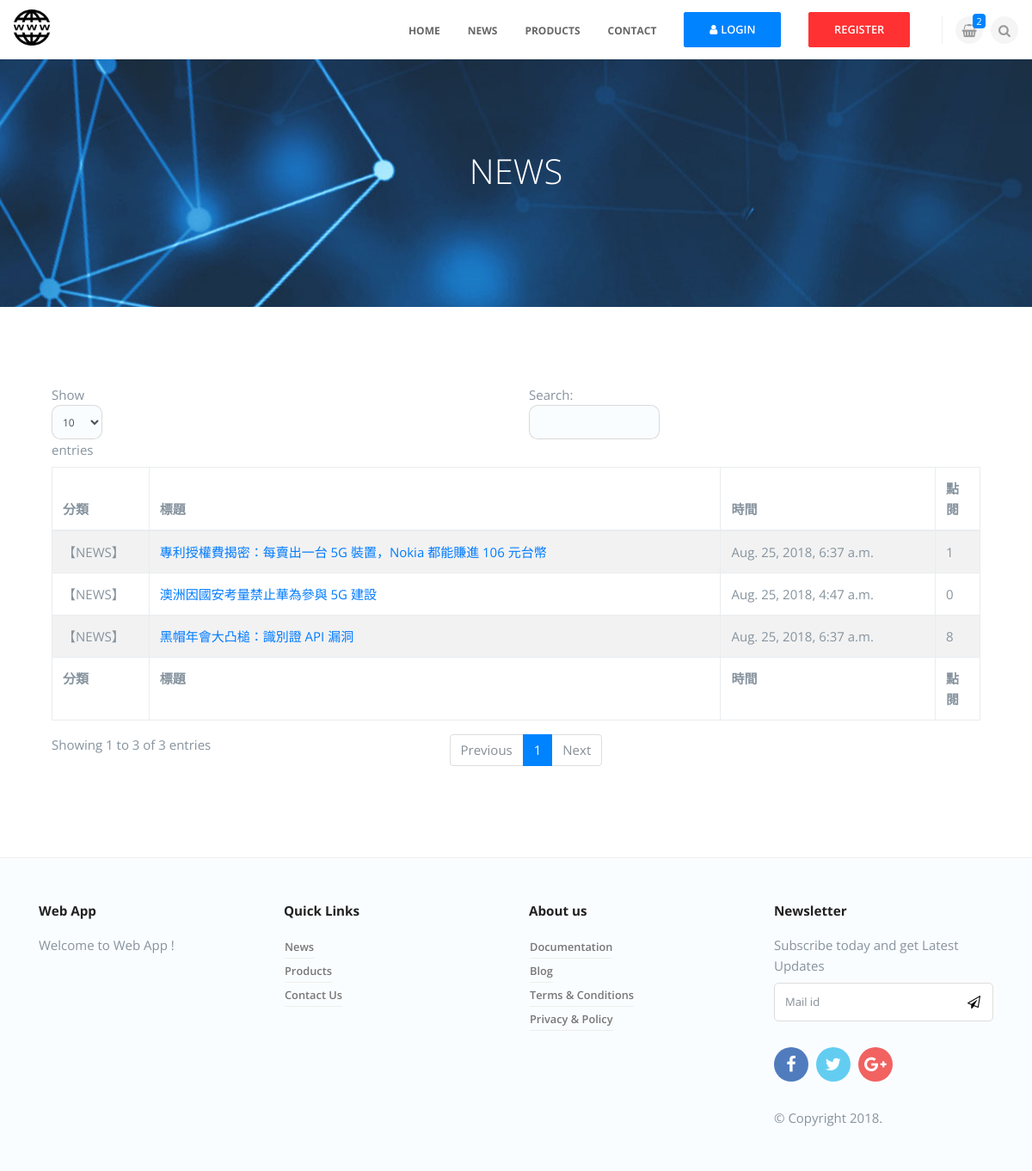
The app's page /, older data.
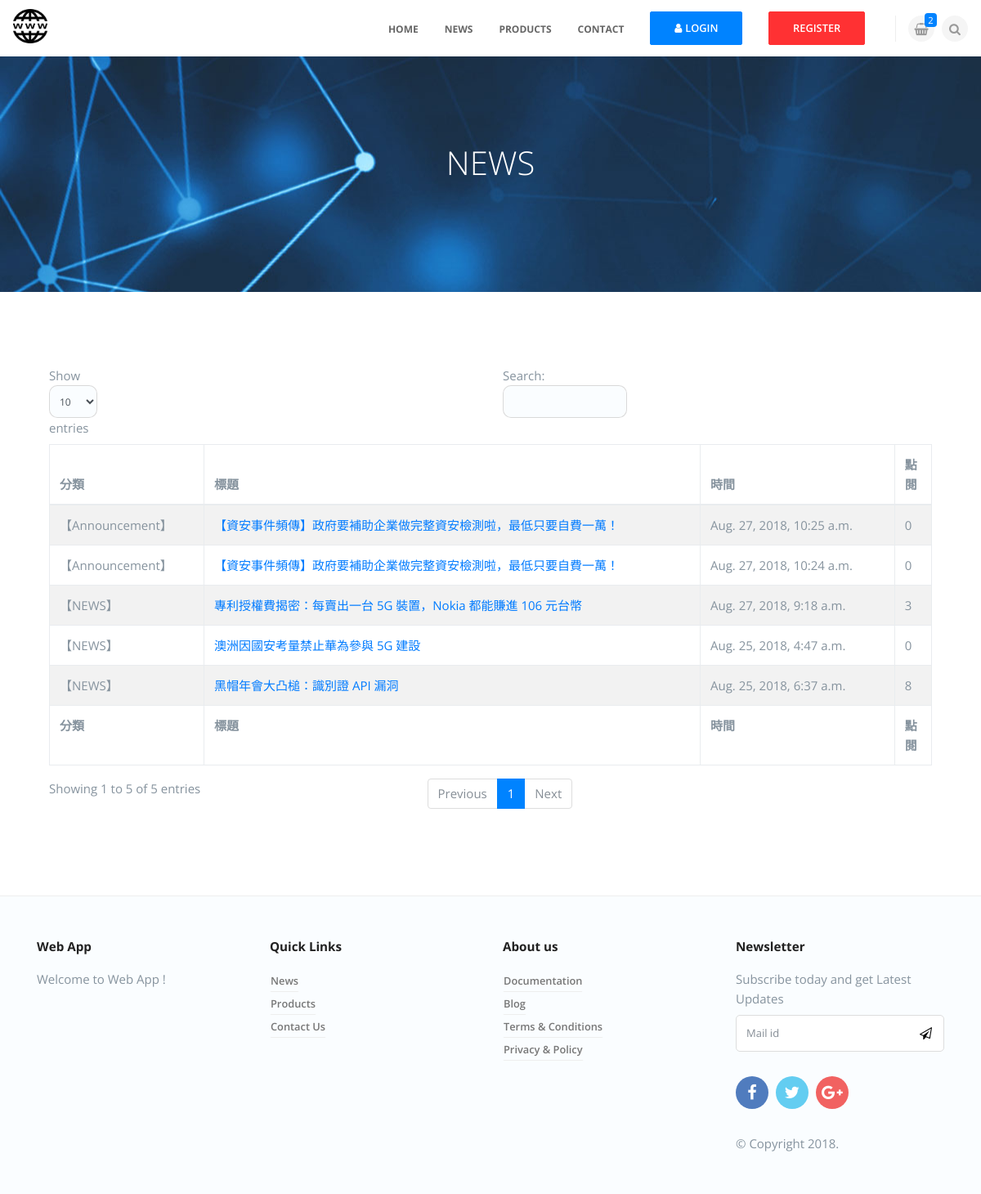
The same page, newer data.
### news/models.py (models this page shows, shortened)
class NewsUnit(models.Model):
    catego = models.CharField(max_length=10, null=False)
    nickname = models.CharField(max_length=20, null=False)
    title = models.CharField(max_length=50, null=False)
    message = models.TextField(null=False)
    pubtime = models.DateTimeField(auto_now=True)
    enabled = models.BooleanField(default=False)
    press = models.IntegerField(default=0)

### news/views.py (the view)
# urls.py: url(r'^$', news_view.news),
def news(request, pageindex=None):  #首頁
	global page1
	pagesize = 10
	newsall = news_model.NewsUnit.objects.all().order_by('-id')
	datasize = len(newsall)
	totpage = math.ceil(datasize / pagesize)
	if pageindex==None:
		page1 = 1
		newsunits = news_model.NewsUnit.objects.filter(enabled=True).order_by('-id')[:pagesize]
	elif pageindex=='1':
		start = (page1-2)*pagesize
		if start >= 0:
			newsunits = news_model.NewsUnit.objects.filter(enabled=True).order_by('-id')[start:(start+pagesize)]
			page1 -= 1
	elif pageindex=='2':
		start = page1*pagesize
		if start < datasize:
			newsunits = news_model.NewsUnit.objects.filter(enabled=True).order_by('-id')[start:(start+pagesize)]
			page1 += 1
	elif pageindex=='3':
		start = (page1-1)*pagesize
		newsunits = news_model.NewsUnit.objects.filter(enabled=True).order_by('-id')[start:(start+pagesize)]
		currentpage = page1
	return render(request, "news/news.html", locals())

### templates/news/news.html (shortened to what this page needs)
{% extends 'app.html' %}
{% load staticfiles %}
{% block content %}
<div class="dzsparallaxer auto-init height-is-based-on-content " data-options='{   direction: "reverse"}'>
    <div class="divimage dzsparallaxer--target " style="width: 101%; height: 130%">
        <img src="{% static "images/background.jpg" %}">
    </div>
    <div class="container pt100 pb70">
        <div class="row pb50">
            <div class="col-md-8 ml-auto mr-auto wow bounceIn" data-wow-delay=".2s">
                <h1 class="h1 text-center font300 text-white">NEWS</h1>
            </div>
        </div>
    </div>
</div>
<div class="container pt90 pb90">
    <table id="data-table" class="table table-striped table-bordered" cellspacing="0" width="100%">
        <thead>
            <tr>
                <th align="left">分類</th>
                <th align="left">標題</th>
                <th align="left">時間</th>
                <th align="left">點閱</th>
            </tr>
        </thead>
        <tfoot>
            <tr>
                <th align="left">分類</th>
                <th align="left">標題</th>
                <th align="left">時間</th>
                <th align="left">點閱</th>
            </tr>
        </tfoot>
        <tbody>
            {% for unit in newsunits %}
            <tr class="alt">
                <td>
                    <div class="typeblock">【{{ unit.catego }}】</div>
                </td>
                <td>
                    <a href="/detail/{{unit.id}}/">{{ unit.title }}</a>
                </td>
                <td>{{ unit.pubtime }}</td>
                <td>{{ unit.press }}</td>
            </tr>
            {% empty %}
            <div class="status warning">
                <p>
                    <span>注意</span> 目前新聞資料庫中沒有任何資料！
                </p>
            </div>
            {% endfor %}
        </tbody>
    </table>
</div>
{% endblock %}

### templates/app.html (shortened to what this page needs)
{% load staticfiles %}
<!DOCTYPE html>
<html lang="en">
<head>
    <link href="{% static "css/plugins/plugins.css" %}" rel="stylesheet">
    <link href="{% static "plugins/masterslider/style/masterslider.css" %}" rel="stylesheet">
    <link href="{% static "plugins/dzsparallaxer/dzsparallaxer.css" %}" rel="stylesheet">
    <link href="{% static "plugins/dzsparallaxer/scroller.css" %}" rel="stylesheet">
    <link href="{% static "plugins/dzsparallaxer/advancedscroller/plugin.css" %}" rel="stylesheet">
    <link rel="stylesheet" type="text/css" href="{% static "plugins/cubeportfolio/css/cubeportfolio.min.css" %}">
    <link href="{% static "css/style.css" %}" rel="stylesheet" type="text/css" />
</head>
<body>
        <nav class="navbar navbar-expand-lg navbar-light bg-faded">
            <div class="navbar-right-col">
                <ul class="list-inline">
                <li class="list-inline-item">
                    <a href="/shopCart"><i class="fa fa-shopping-basket"></i> <span class="badge badge-primary">2</span></a>
                </li>
                <li class="list-inline-item dropdown dropdown-search">
                    <a href="#" data-toggle="dropdown" class="dropdown-toggle"><i class="fa fa-search"></i></a>
                </li>
                </ul>
            </div>
                <a class="navbar-brand" href="/"><img src="{% static "images/www_logo.png" %}" alt="" height="42" width="42"></a>
                <div class="collapse navbar-collapse" id="navbarCollapse">
                    <ul class="navbar-nav  ml-auto">
                        <li class="nav-item">
                            <a href="/" class="nav-link">HOME</a>
                        </li>
                        <li class="nav-item">
                            <a href="/news" class="nav-link">NEWS</a>
                        </li>
                        <li class="nav-item">
                            <a href="/products" class="nav-link">PRODUCTS</a>
                        </li>
                        <li class="nav-item">
                                <a href="/contact" class="nav-link">Contact</a>
                        </li>
                        {% if request.user.is_authenticated %}
                        <li class="nav-item"><a href="/logout/" class=" btn btn-success btn-lg"><i class="fa fa-user mr-1"></i>LOGOUT</a></li>
                        <li class="nav-item"><a href="/dashboard/" class=" btn btn-primary btn-lg">DASHBOARD</a></li>
                        {% else %}
                        <li class="nav-item"><a href="/login/" class=" btn btn-primary btn-lg"><i class="fa fa-user mr-1"></i>LOGIN</a></li>
                        <li class="nav-item"><a href="/register/" class=" btn btn-danger btn-lg">REGISTER</a></li>
                        {% endif %}
                    </ul>
                </div>
            </nav>
    {% block content %}{% endblock %}
    <footer class="footer">
        <div class="container">
            <div class="row">
                <div class="col-md-6 col-lg-3">
                    <h4>Web App</h4>
                    <p>
                        Welcome to Web App !
                    </p>
                </div>
                <div class="col-md-6 col-lg-3">
                    <h4>Quick Links</h4>
                    <ul class="list-unstyled">
                        <li><a href="#" class="btn btn-underline">News</a></li>
                        <li><a href="#" class="btn btn-underline">Products</a></li>
                        <li><a href="#" class="btn btn-underline">Contact us</a></li>
                    </ul>
                </div>
                <div class="col-md-6 col-lg-3">
                    <h4>About us</h4>
                    <ul class="list-unstyled">
                        <li><a href="#" class="btn btn-underline">Documentation</a></li>
                        <li><a href="#" class="btn btn-underline">Blog</a></li>
                        <li><a href="#" class="btn btn-underline">Terms & conditions</a></li>
                        <li><a href="#" class="btn btn-underline">Privacy & policy</a></li>
                    </ul>
                </div>
                <div class="col-md-6 col-lg-3">
                    <h4>Newsletter</h4>
                    <div class="mb30">
                        <form>
                            <div class="form-group">
                                <label for="subscribe">Subscribe today and get Latest Updates</label>
                                <input type="email" class="form-control" placeholder="Mail id" id="subscribe">
                                <button type="submit" class="btn-newsletter"><i class="fa fa-paper-plane-o"></i></button>
                            </div>
                        </form>
                    </div>
                    <ul class="social list-inline mb30">
                        <li class="list-inline-item"><a class="facebook" href="#"><i class="fa fa-facebook-f"></i></a></li>
                        <li class="list-inline-item"><a class="twitter" href="#"><i class="fa fa-twitter"></i></a></li>
                        <li class="list-inline-item"><a class="gplus" href="#"><i class="fa fa-google-plus"></i></a></li>
                    </ul>
                    <span class="font400">&copy; Copyright 2018.</span>
                </div>
            </div>
        </div>
    </footer>
</body>
</html>

### static/css/style.css (style rules this page uses)
html, body { height: 100%; }
body { font-family: "Open Sans", sans-serif; color: #86939e; font-size: 15px; line-height: 1.6; font-weight: 400; }
a { transition: all .3s ease-in-out; -webkit-transition: all .3s ease-in-out; -moz-transition: all .3s ease-in-out; -ms-transition: all .3s ease-in-out; -o-transition: all .3s ease-in-out; }
.font300 { font-weight: 300 !important; }
.font400 { font-weight: 400 !important; }
h1, h2, h3, h4, h5, h6, .h1, .h2, .h3, .h4, .h5, .h6 { color: #212121; font-weight: 300; font-family: "Open Sans", sans-serif; line-height: 1.5; display: block; }
.social > li > a { display: block; width: 40px; height: 40px; line-height: 40px; text-align: center; border-radius: 50%; -webkit-border-radius: 50%; color: #fff; font-size: 20px; }
.social .twitter { background-color: #63cdf1; }
.social .facebook { background: #507cbe; }
.social .gplus { background: #f16261; }
.mb30 { margin-bottom: 30px !important; }
.pb50 { padding-bottom: 50px !important; }
.pb70 { padding-bottom: 70px !important; }
.pb90 { padding-bottom: 90px !important; }
.pt90 { padding-top: 90px !important; }
.pt100 { padding-top: 100px !important; }
.badge-primary, .btn-primary, .label-primary { background-color: #0083ff !important; border-color: #0083ff !important; }
.badge-danger, .btn-danger, .label-danger { background-color: #ff3133 !important; border-color: #ff3133 !important; }
.badge { font-weight: 400; }
.bg-faded { background-color: #f5f8fb; }
.text-white { color: #fff !important; }
.form-control, input[type="text"], input[type="email"], input[type="password"], slelect, textarea { background-color: rgba(0, 131, 255, 0.02); border-radius: 10px; min-height: 40px; font-size: 12px; }
.btn { font-size: .8rem; font-weight: 600; border-radius: 2px; -webkit-border-radius: 2px; transition: all .3s ease-in-out; -webkit-transition: all .3s ease-in-out; cursor: pointer; padding: .5rem 1rem; text-transform: capitalize; }
.btn.btn-lg { padding: .6rem 1.8rem; font-weight: 600; }
.btn.btn-underline { padding: 5px 0; border-bottom: 1px solid #eee; }
.btn-danger, .btn-primary, .btn-success, .btn-dark, .btn-info { color: #fff !important; }
.btn-primary { background-color: #0083ff; color: #fff; border-color: #0083ff; }
.navbar-expand-lg.navbar .nav-link { padding-left: .9rem; padding-right: .9rem; }
.navbar.navbar-light.bg-faded { background-color: #fff; }
.navbar .btn { position: relative; top: .9rem; }
.nav-link { display: block; font-size: 0.75rem; font-weight: 700; text-transform: uppercase; border-top: 2px solid transparent; }
.navbar-light .navbar-nav .nav-link { color: #666; }
.navbar { position: relative; }
.navbar-right-col { position: absolute; right: 1rem; top: 1.2rem; }
.navbar-right-col li:first-child { border-left: 1px solid #eee; padding-left: 15px; }
.navbar-right-col .list-inline { padding: 0; margin: 0px; }
.navbar-right-col ul > li > a { display: block; color: #999; width: 32px; height: 32px; line-height: 32px; background-color: #f5f5f5; text-align: center; border-radius: 50%; position: relative; }
.navbar-right-col ul > li > a .badge { position: absolute; right: -3px; top: -3px; }
.navbar-collapse { padding-right: 110px; }
.dropdown.dropdown-search .dropdown-toggle:after { display: none; }
@media (min-width: 992px) { .navbar { padding-top: 0px; padding-bottom: 0px; } }
@media (min-width: 992px) { .navbar-expand-lg .navbar-nav > li { padding: 0px 1rem; } }
@media (min-width: 992px) { .navbar-expand-lg .navbar-nav .nav-link { padding-left: 0; padding-right: 0; } }
@media (min-width: 992px) { .nav-link { padding-top: 1.5rem; padding-bottom: 1.5rem; } }
@media (min-width: 992px) { .navbar-brand { padding-top: 0px; } }
.footer { padding: 50px 0; padding-bottom: 20px; background-color: rgba(0, 131, 255, 0.02); border-top: 1px solid #eee; }
.footer h4 { font-weight: 700; margin-bottom: 1rem; font-size: .95rem; }
.footer .col-md-6 { margin-bottom: 30px; }
.footer .btn.btn-underline { color: #777; }
.footer .form-group { position: relative; }
.footer .form-group .btn-newsletter { position: absolute; right: 15px; padding: 0px; border: 0px; background-color: transparent; bottom: 11px; }
.footer .form-control { font-size: 13px; border: 0px; border-radius: 0px; border: 0px; background-color: #fff; height: 45px; line-height: 45px; border: 1px solid #ddd; border-radius: 5px; }

Row changes from the older to the newer data that the page shows:
added NewsUnit: catego "Announcement", title "【資安事件頻傳】政府要補助企業做完整資安檢測啦，最低只要自費一萬！", pubtime "Aug. 27, 2018, 10:25 a.m.", press "0"
added NewsUnit: catego "Announcement", title "【資安事件頻傳】政府要補助企業做完整資安檢測啦，最低只要自費一萬！", pubtime "Aug. 27, 2018, 10:24 a.m.", press "0"
changed NewsUnit "專利授權費揭密：每賣出一台 5G 裝置，Nokia 都能賺進 106 元台幣": pubtime "Aug. 25, 2018, 6:37 a.m." → "Aug. 27, 2018, 9:18 a.m."; press "1" → "3"
Text that changed along with them:
text written by a page script: "Show entries Search: Showing 1 to 3 of 3 entries Previous 1 Next" → "Show entries Search: Showing 1 to 5 of 5 entries Previous 1 Next"
